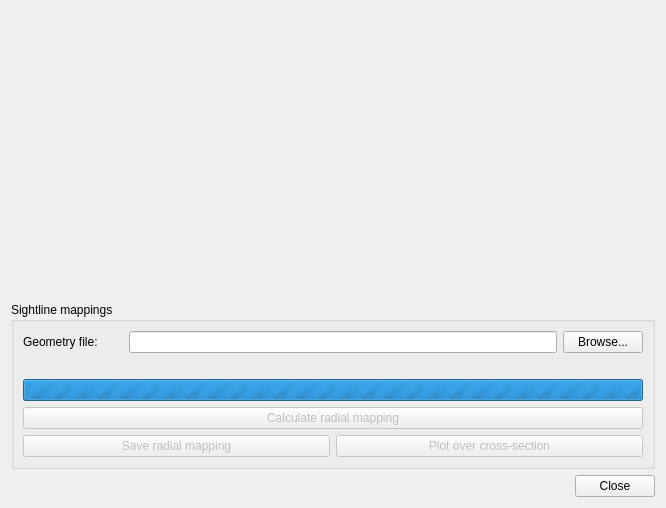
<?xml version="1.0" encoding="UTF-8"?>
<ui version="4.0">
 <class>SightlineMappings</class>
 <widget class="QFrame" name="SightlineMappings">
  <property name="geometry">
   <rect>
    <x>0</x>
    <y>0</y>
    <width>666</width>
    <height>508</height>
   </rect>
  </property>
  <property name="windowTitle">
   <string>Sightline mappings</string>
  </property>
  <layout class="QVBoxLayout" name="verticalLayout" stretch="1,0,0">
   <item>
    <widget class="QWidget" name="widgetPlot" native="true"/>
   </item>
   <item>
    <widget class="QGroupBox" name="groupBox">
     <property name="sizePolicy">
      <sizepolicy hsizetype="Preferred" vsizetype="Fixed">
       <horstretch>0</horstretch>
       <verstretch>0</verstretch>
      </sizepolicy>
     </property>
     <property name="title">
      <string>Sightline mappings</string>
     </property>
     <layout class="QVBoxLayout" name="verticalLayout_2">
      <item>
       <layout class="QHBoxLayout" name="horizontalLayout">
        <item>
         <widget class="QLabel" name="label">
          <property name="sizePolicy">
           <sizepolicy hsizetype="Minimum" vsizetype="Preferred">
            <horstretch>0</horstretch>
            <verstretch>0</verstretch>
           </sizepolicy>
          </property>
          <property name="minimumSize">
           <size>
            <width>100</width>
            <height>0</height>
           </size>
          </property>
          <property name="maximumSize">
           <size>
            <width>100</width>
            <height>16777215</height>
           </size>
          </property>
          <property name="text">
           <string>Geometry file:</string>
          </property>
         </widget>
        </item>
        <item>
         <widget class="QLineEdit" name="tbGeometryFile">
          <property name="readOnly">
           <bool>true</bool>
          </property>
         </widget>
        </item>
        <item>
         <widget class="QPushButton" name="btnBrowse">
          <property name="text">
           <string>Browse...</string>
          </property>
         </widget>
        </item>
       </layout>
      </item>
      <item>
       <layout class="QHBoxLayout" name="horizontalLayout_5">
        <property name="topMargin">
         <number>0</number>
        </property>
        <item>
         <widget class="QLabel" name="lblCalcStatus">
          <property name="text">
           <string/>
          </property>
         </widget>
        </item>
       </layout>
      </item>
      <item>
       <widget class="QProgressBar" name="progressBar">
        <property name="maximum">
         <number>0</number>
        </property>
        <property name="value">
         <number>0</number>
        </property>
        <property name="format">
         <string>%v/%m</string>
        </property>
       </widget>
      </item>
      <item>
       <layout class="QHBoxLayout" name="horizontalLayout_2">
        <property name="topMargin">
         <number>0</number>
        </property>
        <item>
         <widget class="QPushButton" name="btnCalc">
          <property name="enabled">
           <bool>false</bool>
          </property>
          <property name="text">
           <string>Calculate radial mapping</string>
          </property>
         </widget>
        </item>
       </layout>
      </item>
      <item>
       <layout class="QHBoxLayout" name="horizontalLayout_3">
        <property name="leftMargin">
         <number>0</number>
        </property>
        <property name="topMargin">
         <number>0</number>
        </property>
        <item>
         <widget class="QPushButton" name="btnSave">
          <property name="enabled">
           <bool>false</bool>
          </property>
          <property name="text">
           <string>Save radial mapping</string>
          </property>
         </widget>
        </item>
        <item>
         <widget class="QPushButton" name="btnPlotXS">
          <property name="enabled">
           <bool>false</bool>
          </property>
          <property name="text">
           <string>Plot over cross-section</string>
          </property>
         </widget>
        </item>
       </layout>
      </item>
     </layout>
    </widget>
   </item>
   <item>
    <layout class="QHBoxLayout" name="horizontalLayout_4">
     <item>
      <spacer name="horizontalSpacer">
       <property name="orientation">
        <enum>Qt::Horizontal</enum>
       </property>
       <property name="sizeHint" stdset="0">
        <size>
         <width>40</width>
         <height>10</height>
        </size>
       </property>
      </spacer>
     </item>
     <item>
      <widget class="QPushButton" name="btnClose">
       <property name="text">
        <string>Close</string>
       </property>
      </widget>
     </item>
    </layout>
   </item>
  </layout>
 </widget>
 <resources/>
 <connections>
  <connection>
   <sender>btnClose</sender>
   <signal>clicked()</signal>
   <receiver>SightlineMappings</receiver>
   <slot>close()</slot>
   <hints>
    <hint type="sourcelabel">
     <x>611</x>
     <y>426</y>
    </hint>
    <hint type="destinationlabel">
     <x>332</x>
     <y>224</y>
    </hint>
   </hints>
  </connection>
 </connections>
</ui>
